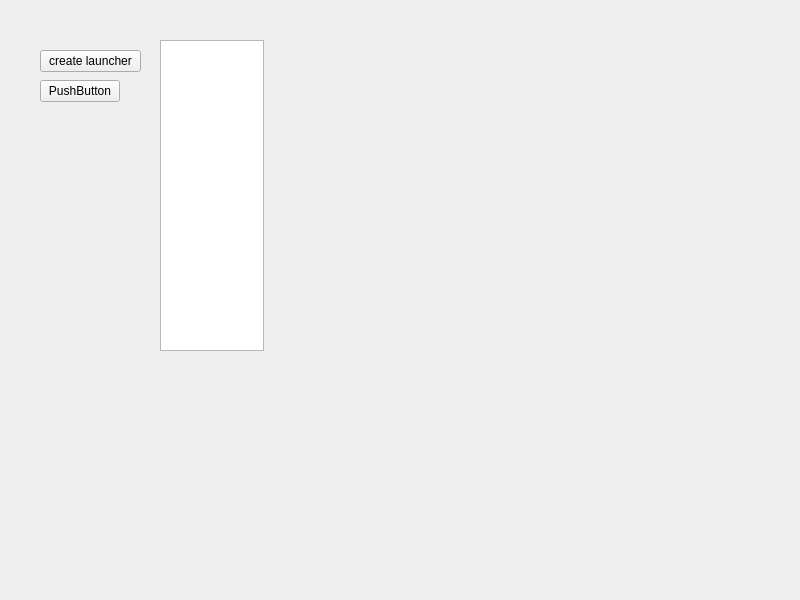
<?xml version="1.0" encoding="UTF-8"?>
<ui version="4.0">
 <class>ViewWidget1</class>
 <widget class="QWidget" name="ViewWidget1">
  <property name="geometry">
   <rect>
    <x>0</x>
    <y>0</y>
    <width>800</width>
    <height>600</height>
   </rect>
  </property>
  <property name="windowTitle">
   <string>Widget</string>
  </property>
  <widget class="QPushButton" name="pushButton">
   <property name="geometry">
    <rect>
     <x>40</x>
     <y>50</y>
     <width>101</width>
     <height>22</height>
    </rect>
   </property>
   <property name="text">
    <string>create launcher</string>
   </property>
  </widget>
  <widget class="QPlainTextEdit" name="plainTextEdit">
   <property name="geometry">
    <rect>
     <x>160</x>
     <y>40</y>
     <width>104</width>
     <height>311</height>
    </rect>
   </property>
  </widget>
  <widget class="QPushButton" name="pushButton_2">
   <property name="geometry">
    <rect>
     <x>40</x>
     <y>80</y>
     <width>80</width>
     <height>22</height>
    </rect>
   </property>
   <property name="text">
    <string>PushButton</string>
   </property>
  </widget>
 </widget>
 <resources/>
 <connections/>
</ui>
